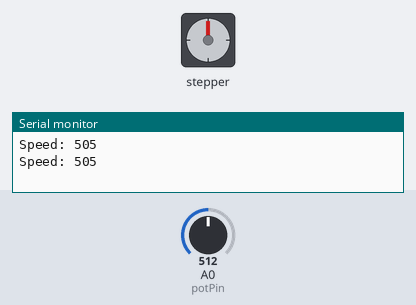
Bench run of a sketch on a simulated Arduino Uno, built with avr-gcc and run on an emulated ATmega328P. Shown: stepper motor, the last lines printed to the serial monitor. Wiring (inferred from the names in the program): stepper motor (2048 steps per turn assumed): coils pin 8, pin 10, pin 9, pin 11. The test bench sets the inputs (shaded band); at power-on: A0 (potPin) = 512.

Above: at 2.8 s.
2.9 s: A0 (potPin) set to 0
6.4 s: A0 (potPin) set to 122
At 7.8 s:
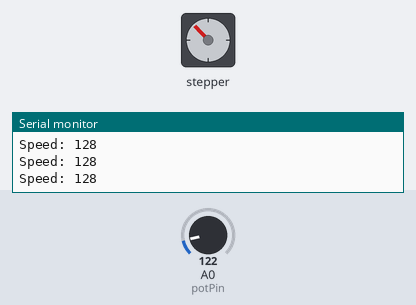
9.9 s: A0 (potPin) set to 0
At 29.85 s:
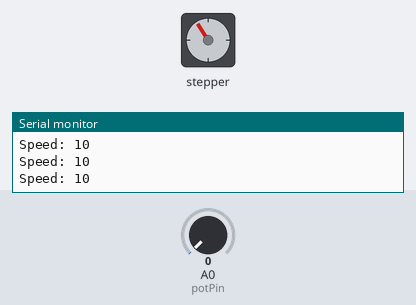
Timing chart, 0 to 29.9 s (numbered marks = the images above; inputs shaded):
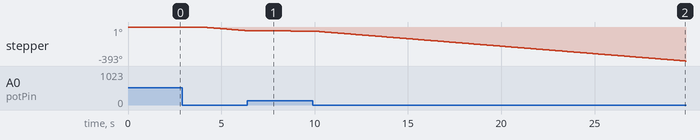

The sketch:

potentiometer.ino
```cpp
const int potPin = A0;
const int in1Pin = 8;
const int in2Pin = 9;
const int in3Pin = 10;
const int in4Pin = 11;

int motorSpeed;

void setup() {
  pinMode(in1Pin, OUTPUT);
  pinMode(in2Pin, OUTPUT);
  pinMode(in3Pin, OUTPUT);
  pinMode(in4Pin, OUTPUT);
  Serial.begin(9600);
}

void loop() {
  int potValue = analogRead(potPin);
  motorSpeed = map(potValue, 0, 1023, 10, 1000);
  Serial.print("Speed: ");
  Serial.println(motorSpeed);
  stepperStep(in1Pin, in2Pin, in3Pin, in4Pin, motorSpeed);
}
void stepperStep(int in1, int in2, int in3, int in4, int speed) {
  digitalWrite(in1, HIGH);
  digitalWrite(in2, LOW);
  digitalWrite(in3, LOW);
  digitalWrite(in4, HIGH);
  delay(speed);

  digitalWrite(in1, LOW);
  digitalWrite(in2, HIGH);
  digitalWrite(in3, LOW);
  digitalWrite(in4, HIGH);
  delay(speed);

  digitalWrite(in1, LOW);
  digitalWrite(in2, HIGH);
  digitalWrite(in3, HIGH);
  digitalWrite(in4, LOW);
  delay(speed);

  digitalWrite(in1, HIGH);
  digitalWrite(in2, LOW);
  digitalWrite(in3, HIGH);
  digitalWrite(in4, LOW);
  delay(speed);
}
```
